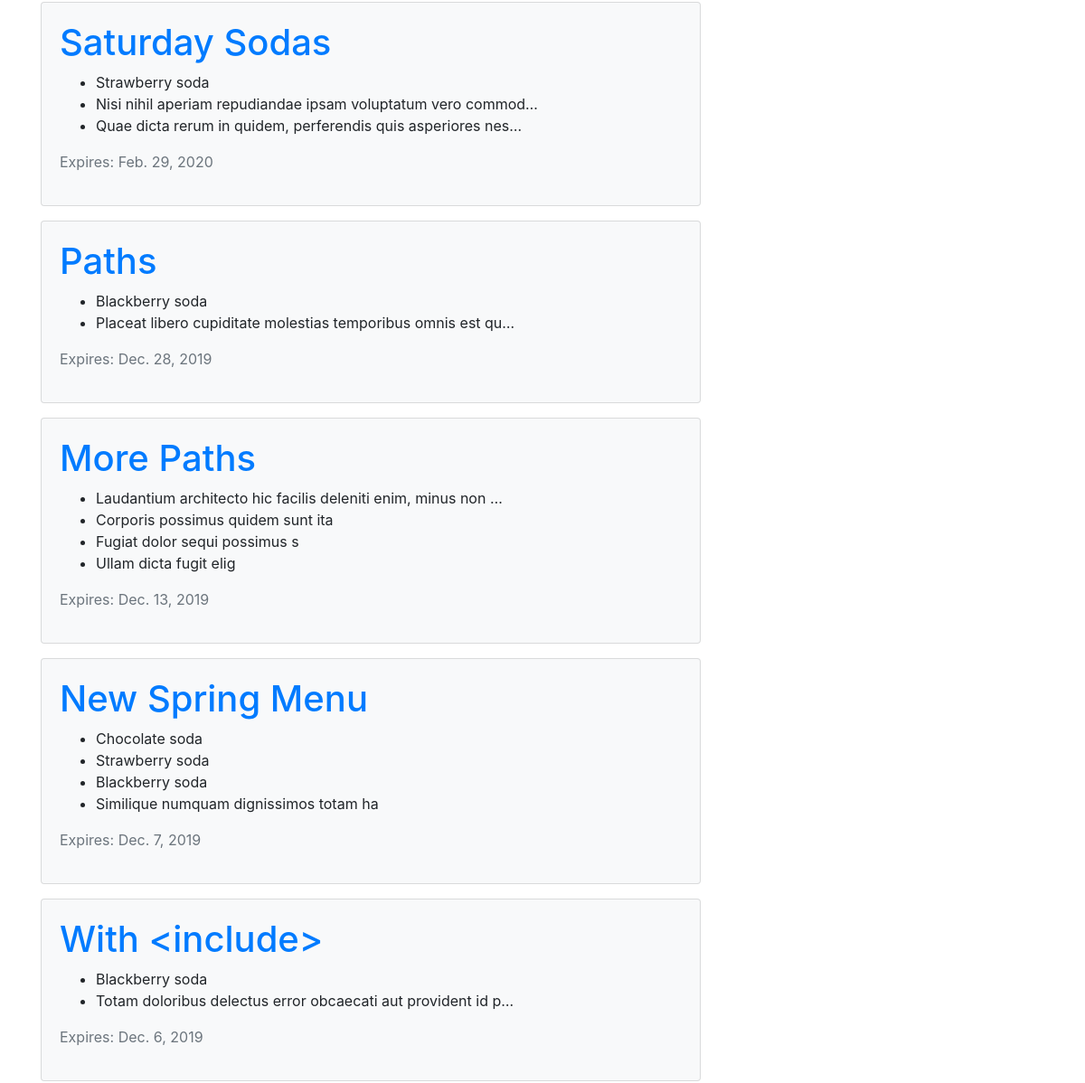
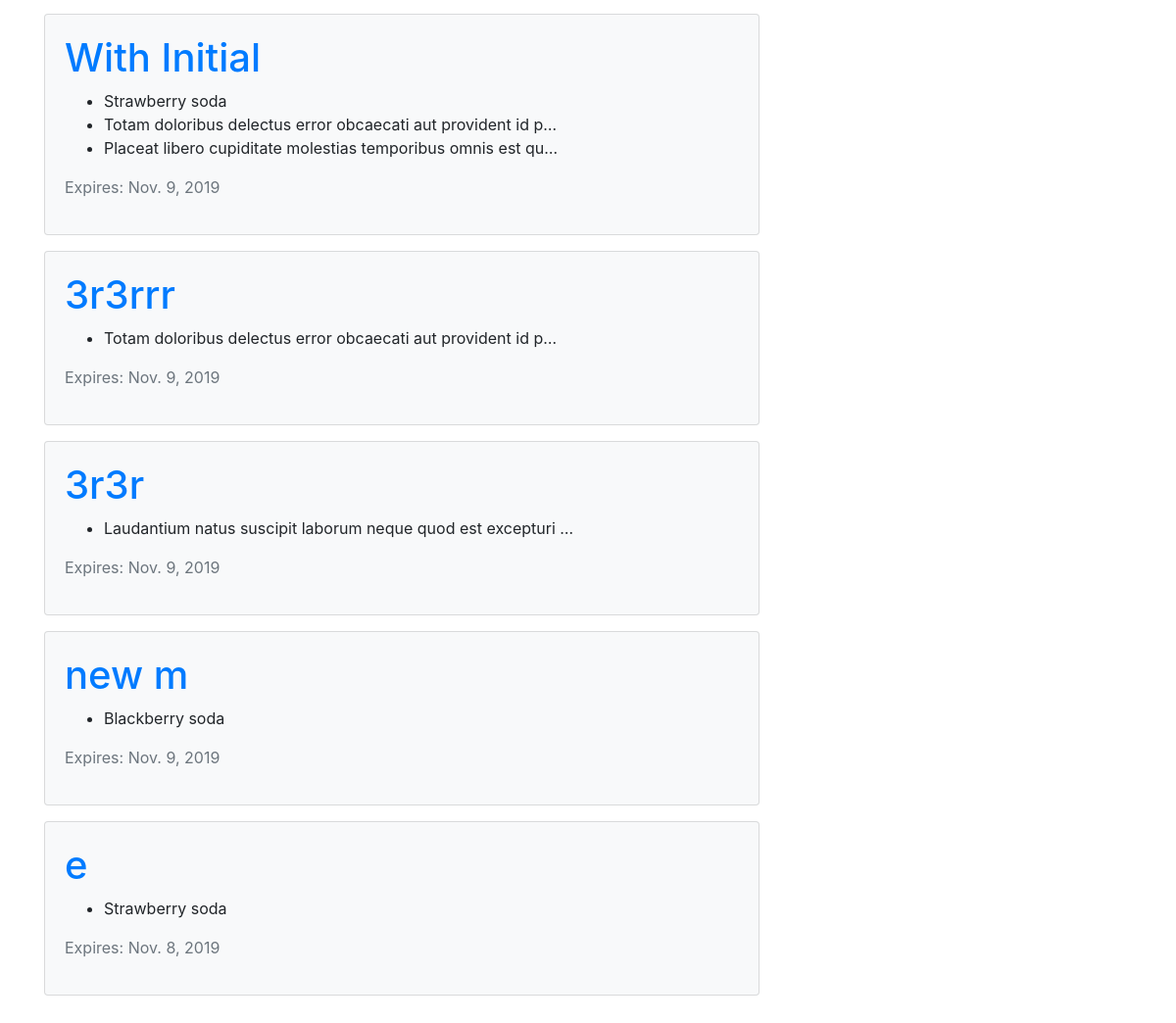
The app's page / (lower part), older data (2 pictures, top to bottom).
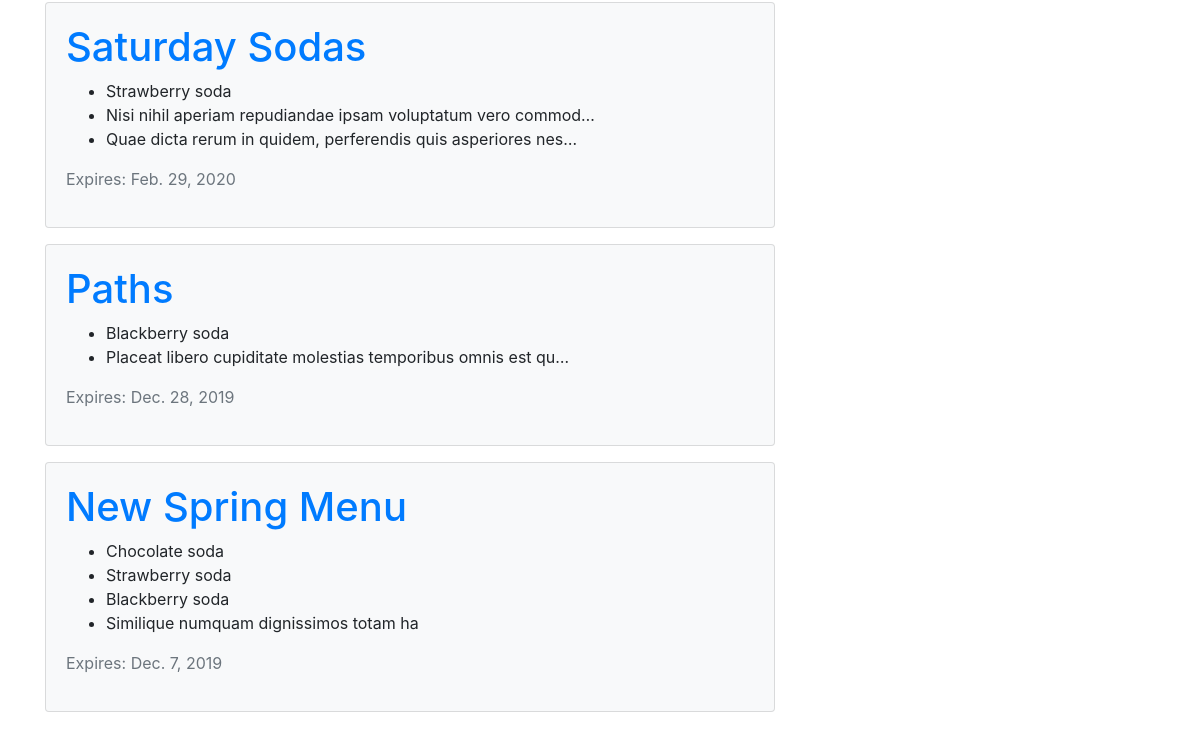
The same page, newer data.
### menu/models.py (models this page shows, shortened)
class Menu(models.Model):
    season = models.CharField(max_length=20)  # Required Field
    items = models.ManyToManyField('Item', related_name='items')  # Required Field
    created_date = models.DateTimeField(default=timezone.now)  # Hidden Field
    expiration_date = models.DateField()  # Required Field

class Item(models.Model):
    name = models.CharField(max_length=200)
    description = models.TextField()
    chef = models.ForeignKey('auth.User', on_delete=models.CASCADE,)
    created_date = models.DateTimeField(default=timezone.now)
    standard = models.BooleanField(default=False)
    ingredients = models.ManyToManyField('Ingredient')
    def __str__(self):
        return self.name

### menu/views.py (the view)
# urls.py: path('', views.menu_list, name='menu_list'),
def menu_list(request):
    menus = models.Menu.objects.all().prefetch_related('items').filter(
        expiration_date__gte=timezone.now()).order_by('-expiration_date')
    return render(request, 'menu/menu_list.html', {'menus': menus})

### menu/templates/menu/menu_list.html (shortened to what this page needs)
{% extends 'base.html' %}
{% block content %}
    <div class="content container">
        <div class="row">
            <div class="col-md-8">
                {% for menu in menus %}
                    <div class="card bg-light mb-3">
                        <div class="card-body">
                            <h1>
                                <a href="{% url 'menu:menu_detail' pk=menu.pk %}">{{ menu.season }}</a>
                            </h1>
                            <ul>
                                {% for item in menu.items.all %}
                                    <li>{{ item|truncatechars_html:60 }}</li>
                                {% endfor %}
                            </ul>
                            <p class="text-secondary">Expires: {{ menu.expiration_date }}</p>
                        </div>
                    </div>
                {% endfor %}
        </div>
    </div>
{% endblock %}

Row changes from the older to the newer data that the page shows:
removed Menu: season "More Paths", expiration_date "Dec. 13, 2019"
no longer on this page (row unchanged): Item: name "Laudantium architecto hic facilis deleniti enim, minus non …", shown under "More Paths"
no longer on this page (row unchanged): Item: name "Corporis possimus quidem sunt ita", shown under "More Paths"
no longer on this page (row unchanged): Item: name "Fugiat dolor sequi possimus s", shown under "More Paths"
no longer on this page (row unchanged): Item: name "Ullam dicta fugit elig", shown under "More Paths"
removed Menu: season "With <include>", expiration_date "Dec. 6, 2019", Item (name "Blackberry soda")
no longer on this page (row unchanged): Item: name "Totam doloribus delectus error obcaecati aut provident id p…"
removed Menu: season "With Initial", expiration_date "Nov. 9, 2019", Item (name "Strawberry soda"), Item (name "Placeat libero cupiditate molestias temporibus omnis est qu…")
removed Menu: season "3r3rrr", expiration_date "Nov. 9, 2019"
removed Menu: season "3r3r", expiration_date "Nov. 9, 2019"
no longer on this page (row unchanged): Item: name "Laudantium natus suscipit laborum neque quod est excepturi …", shown under "3r3r"
removed Menu: season "new m", expiration_date "Nov. 9, 2019", Item (name "Blackberry soda")
removed Menu: season "e", expiration_date "Nov. 8, 2019", Item (name "Strawberry soda")
